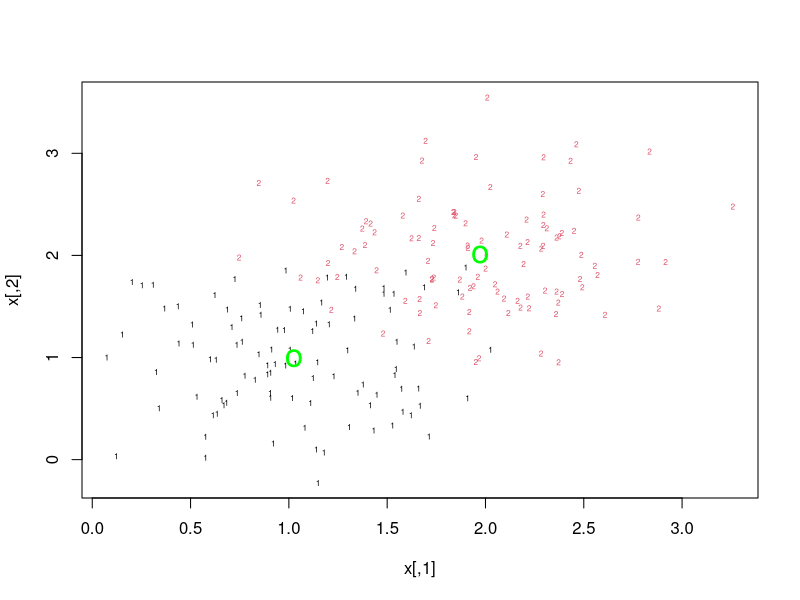

This figure's R source:
############################################################
# self_kmeans.R:
# -------------------
# tells how to use custom function to achieve the k-means
#
############################################################
# license:
# --------
# Copyright (c) 2014 JackyCode
# Distributed under the [MIT License][MIT].
# [MIT]: http://www.opensource.org/licenses/mit-license.php
#
############################################################

se_kmeans <- function(x, k) {
	if (!is.matrix(x)) {
		x <- as.matrix(x)
	}
	
	n <- dim(x)[1]
	## 讲样品随机分成k类，并计算其中心
	cluster <- sample(1:k, n, , replace = TRUE)
	center <- matrix(, nrow=k, ncol=dim(x)[2])
	for (i in 1:k) {
		center[i,] <- apply(x[which(cluster == i),], 2, mean)
	}
	
	## 定义change_cluster,用于每次类别变动之后的比对
	change_cluster = rep(0, n)
	
	## 循环，给每个样品分类
	while (!all(cluster == change_cluster)) {
		change_cluster = cluster
		for (i in 1:n) {
			
			## 比较距离，可以省去开平方
			dis <- diag((center - x[i,]) %*% t(center - x[i,]))
			position <- which(dis == min(dis))
			
			if (!(cluster[i] == position)) {
				# 更新类别
				ori_cluster_i <- cluster[i]
				cluster[i] <- position
				
				## 更新类别的中心
				center[ori_cluster_i,] <- apply(x[which(cluster == ori_cluster_i),], 2, mean)
				center[position,] <- apply(x[which(cluster == position),], 2, mean)
			}
		}
	}
	
	return(list(cluster=cluster, center=center))
}

x1 <- matrix(rnorm(500, 1, 0.5), 100, 5)
x2 <- matrix(rnorm(500, 2, 0.5), 100, 5)
x <- rbind(x1, x2)

clusters <- se_kmeans(x, 2)
plot(x, col=clusters$cluster, pch=as.character(clusters$cluster), cex=0.5)
points(clusters$center, col='green', pch='o', cex = 2)